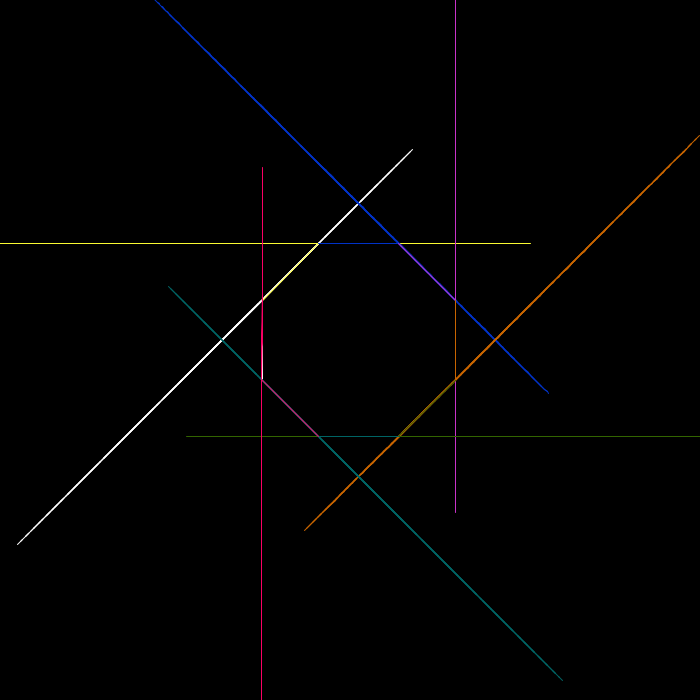
Frame 1 (no input)
Frame 60 (the mouse pressed at the canvas centre just before this capture): identical to frame 1, image omitted
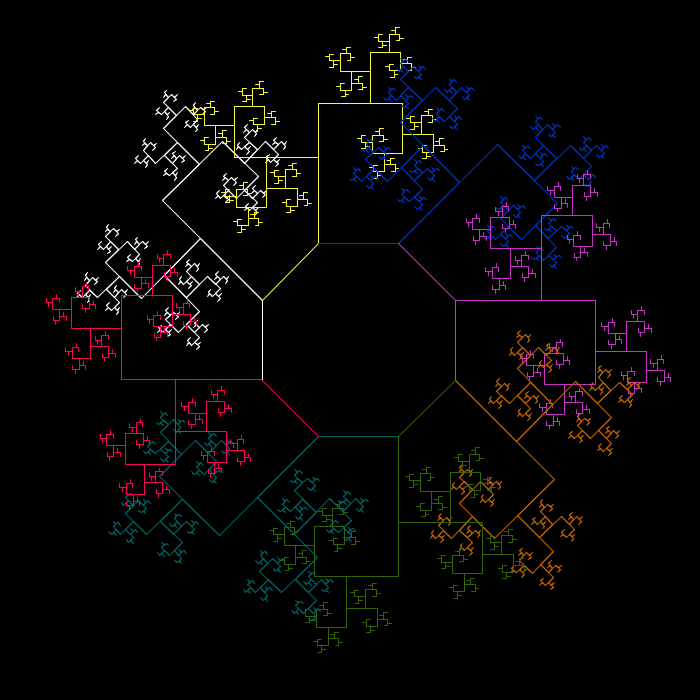
Frame 120 (the mouse held since frame 60 and released just before this capture)

The Processing sketch that drew these frames (run headless with seeded random() and noise(); from frame 60 on, the mouse is pressed at the canvas centre):

// Processing sketch: processing_58111
// ── processing_58111.pde

// Created by Mi Jin Cho
// Arch 6509 Beyond Measurement: Generative Modeling in Architecture and Urbanism
// Department of Architecture, AAP, Cornell University

float T;   

void setup() {
  size(700, 700);
  smooth();
}

void draw() {
  background(0);
  frameRate(60);
  float a = (mouseX / (float) width) * 180;
  T = radians(a);

  translate(3*width/8, height);

  stroke(255);
  line(0, -320, 0, -400);
  translate(0, -400);
  rotate(PI/4); 
  branch(18);

  stroke(250, 250, 50);
  line(0, 0, 0, -80);
  translate(0, -80);
  rotate(PI/4);
  branch(18);

  stroke(0, 50, 200);
  line(0, 0, 0, -80);
  translate(0, -80);
  rotate(PI/4);
  branch(18);

  stroke(200, 50, 200);
  line(0, 0, 0, -80);
  translate(0, -80);
  rotate(PI/4);
  branch(18);

  stroke(200, 100, 0);
  line(0, 0, 0, -80);
  translate(0, -80);
  rotate(PI/4);
  branch(18);

  stroke(50, 100, 0);
  line(0, 0, 0, -80);
  translate(0, -80);
  rotate(PI/4);
  branch(18);

  stroke(0, 100, 100);
  line(0, 0, 0, -80);
  translate(0, -80);
  rotate(PI/4);
  branch(18);

  stroke(250, 0, 100);
  line(0, 0, 0, -80);
  translate(0, -80);
  rotate(PI/4);
  branch(18);
}

void branch(float h) {

  h *= .6;

  if (h >.2) {
    pushMatrix(); 
    rotate(T); 
    line(0, 0, 0, 13*h);  
    translate(0, 13*h); 
    branch(h);       
    popMatrix();     

    pushMatrix();
    rotate(-T);
    line(0, 0, 0, -16*h/2);
    translate(0, -16*h/2);
    branch(h); 
    popMatrix();
  }
}
